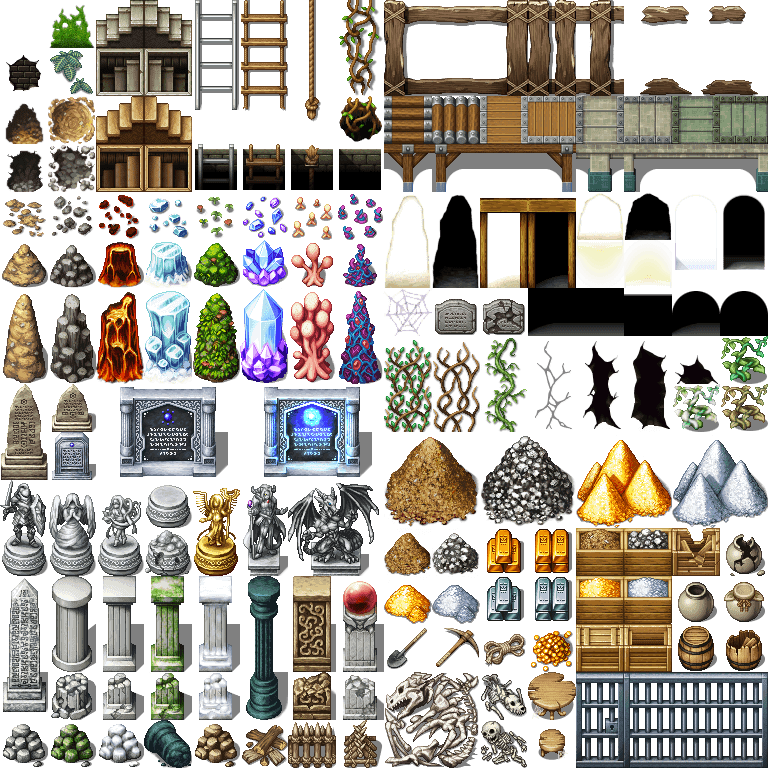
#> input picture img/tilesets/Dungeon_B.png, 768 x 768 px; its folder holds only this picture in this run
$ python projekt_tawerna.py ../../img/tilesets/Dungeon_B.png ../../img/tilesets/SF_Outside_A3.png
#> lines starting #> are read from the running program, lines starting #| are printed output that depends on the picture
# -*- coding: utf-8 -*-
"""Projekt (obraz, nic w grze): front tawerny i podwórze zajazdu w Kruczogrodzie z budynków Fantastic Buildings: Medieval, na zdjęciu
obecnej okolicy tawerny (wygląd B). Drzwi tawerny zostają na swojej kratce (51,16 - przejście do sali i wtyczki), stajnia zajazdu
na miejscu ogródka piwnego po prawej. Obszar zdjęcia: mapa 8, x 34-83, y 0-25.
  python tools/miasto3/projekt_tawerna.py <zdjęcie okolicy> <wyjście.png>"""
import os, sys
import numpy as np
import cv2
from PIL import Image

PACK = r"C:\Program Files (x86)\Steam\steamapps\common\RPG Maker MZ\dlc\Fantastic Buildings - Medieval\Tilesets"
T, OX, OY = 48, 34, 0
sheets = {}


def piece(name, x0, y0, x1, y1):
    if name not in sheets: sheets[name] = Image.open(os.path.join(PACK, name + ".png")).convert("RGBA")
    return sheets[name].crop((x0 * T, y0 * T, (x1 + 1) * T, (y1 + 1) * T))


# (sheet window, map cell of its top-left)
TAWERNA = [
    (("City_TileB", 3, 0, 7, 5), (38, 11)),       # dom z balkonem kwiatów (lewe skrzydło)
    (("City_TileC", 2, 0, 7, 8), (43, 8)),        # długa kamienica z lukarnami
    (("City_TileD", 8, 0, 12, 9), (49, 7)),       # dom cechowy z wieżyczkami i godłem - wejście do tawerny (drzwi 51,16)
    (("City_TileC", 8, 1, 11, 12), (54, 5)),      # wysoki dom z balkonem
    (("City_TileC", 12, 1, 15, 10), (58, 7)),     # dom z galerią i beczkami
]
ZAJAZD = [
    (("Rural_TileD", 0, 11, 7, 15), (64, 4)),     # stajnia z bali, konie w boksach
    (("Rural_TileE", 0, 12, 7, 15), (70, 11)),    # stajnia pod strzechą, konie
]
CLEAR = (37, 2, 78, 17)                           # (the old tavern and the beer garden: under the new buildings, the yard)


def shadow_under(im, pc, tx, ty):
    a = np.asarray(pc)[..., 3]
    foot = np.zeros(a.shape, np.uint8)
    foot[-T // 2:, :] = (a[-T // 2:, :] > 128) * 120
    sh = Image.fromarray(np.dstack([np.zeros(a.shape + (3,), np.uint8), cv2.GaussianBlur(foot, (0, 0), 7)]), "RGBA")
    im.alpha_composite(sh, ((tx - OX) * T + 8, (ty - OY) * T + 10))


def main(src, out):
#> called with src = '../../img/tilesets/Dungeon_B.png', out = '../../img/tilesets/SF_Outside_A3.png'
    im = Image.open(src).convert("RGBA")
#> im is the input picture: PIL image 768x768 RGBA; mean R, G, B, A 71.4, 65.6, 56.1, 152.1
    # the yard: the plaza's light cobbles (a 2 x 2 cells patch from the entrance path, map 50-51 x 19-20) over the cleared area
    patch = im.crop(((50 - OX) * T, (19 - OY) * T, (52 - OX) * T, (21 - OY) * T))
#> patch: PIL image 96x96 RGBA; every value is 0
    x0, y0, x1, y1 = CLEAR
    for y in range(y0, y1 + 1, 2):
        for x in range(x0, x1 + 1, 2):
            im.paste(patch, ((x - OX) * T, (y - OY) * T))
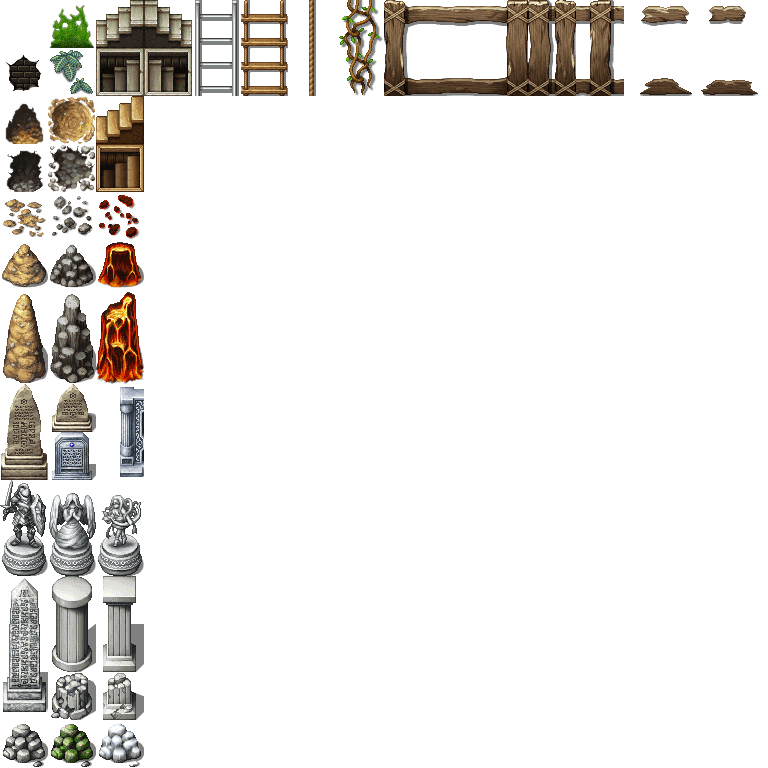
#> im: PIL image 768x768 RGBA; mean R, G, B, A 18.4, 16.4, 13.6, 40.1; transparent parts drawn white
    for (name, a, b, c, d), (tx, ty) in TAWERNA + ZAJAZD:
        pc = piece(name, a, b, c, d)
        shadow_under(im, pc, tx, ty)
        im.alpha_composite(pc, ((tx - OX) * T, (ty - OY) * T))
    im.convert("RGB").save(out)
    small = im.convert("RGB").resize((im.width // 2, im.height // 2), Image.LANCZOS)
    small.save(out.replace(".png", "_male.png"))
    print(out)


if __name__ == "__main__":
#> (the run stopped early here; a loop or call above may not have finished)

$ run again, on img/tilesets/SF_Outside_A3.png
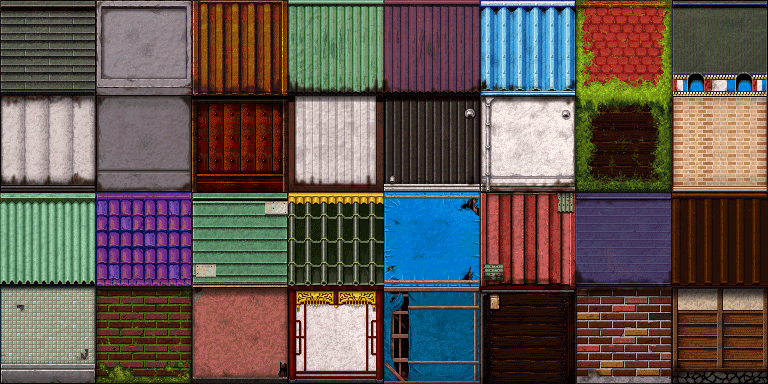
#> input picture img/tilesets/SF_Outside_A3.png, 768 x 384 px
#> patch: PIL image 96x96 RGBA; every value is 0
#> after the loop in main, `for y in range(y0, y1 + 1, 2):`:
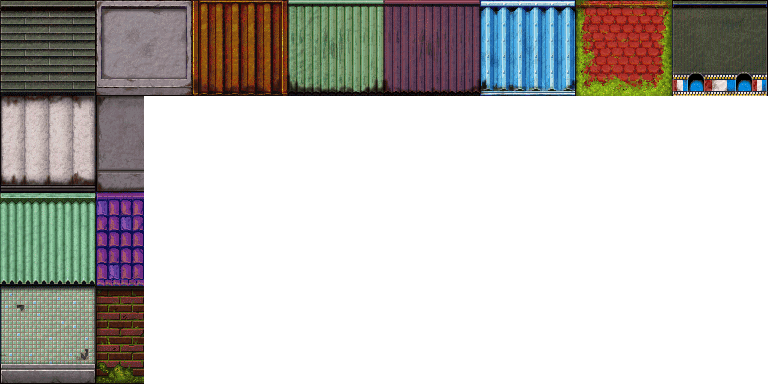
#> im: PIL image 768x384 RGBA; mean R, G, B, A 41, 38.8, 35.8, 99.6; transparent parts drawn white

$ run again, on img/tilesets/SF_Outside_A4.png
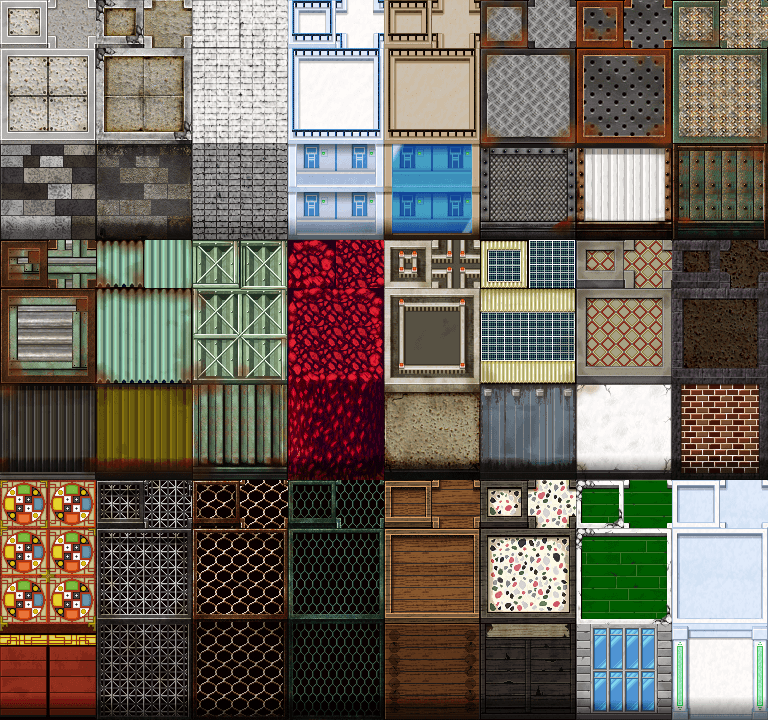
#> input picture img/tilesets/SF_Outside_A4.png, 768 x 720 px
#> patch: PIL image 96x96 RGBA; every value is 0
#> after the loop in main, `for y in range(y0, y1 + 1, 2):`:
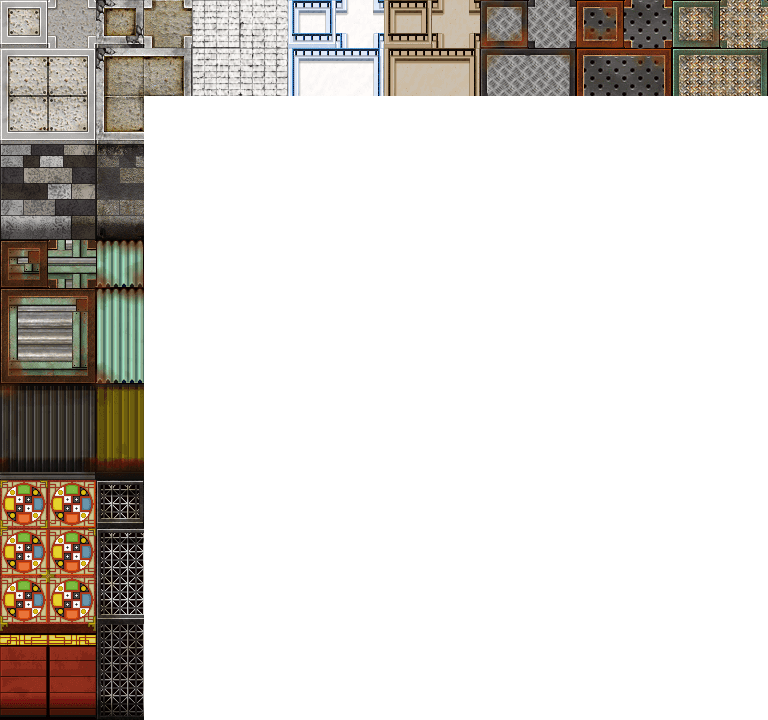
#> im: PIL image 768x720 RGBA; mean R, G, B, A 37.5, 33.5, 29.1, 75.4; transparent parts drawn white

$ run again, on img/tilesets/SF_Outside_B.png
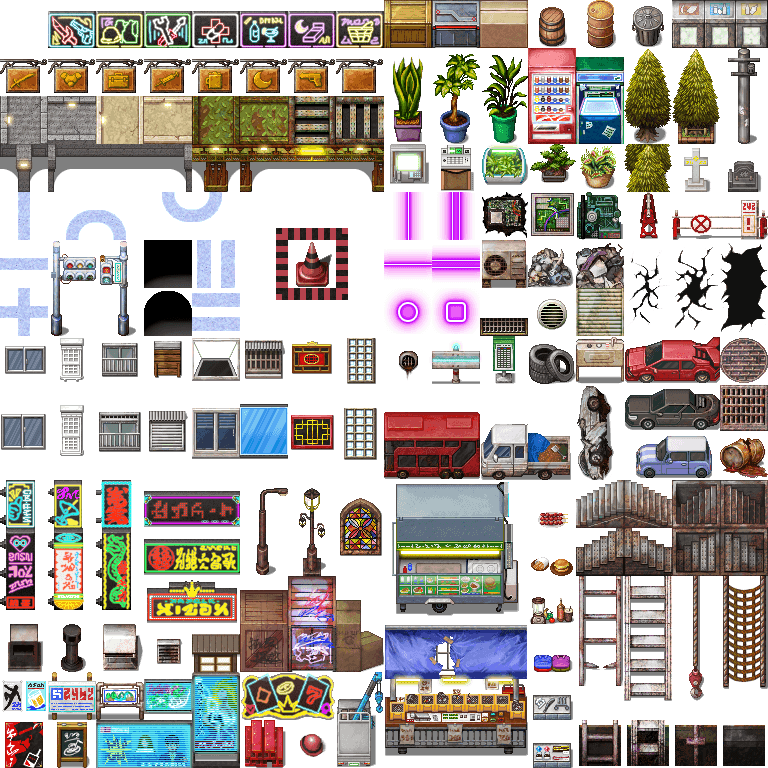
#> input picture img/tilesets/SF_Outside_B.png, 768 x 768 px
#> in main, im is the input picture: PIL image 768x768 RGBA; mean R, G, B, A 71.4, 61.9, 59.6, 145
#> patch: PIL image 96x96 RGBA; every value is 0
#> after the loop in main, `for y in range(y0, y1 + 1, 2):`:
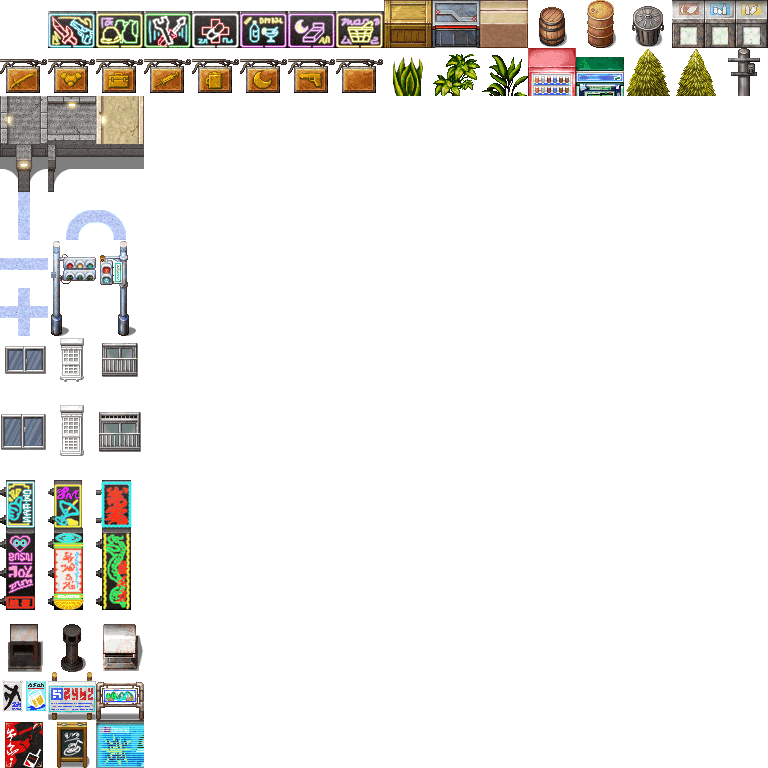
#> im: PIL image 768x768 RGBA; mean R, G, B, A 21.9, 20.6, 18.1, 41.5; transparent parts drawn white
